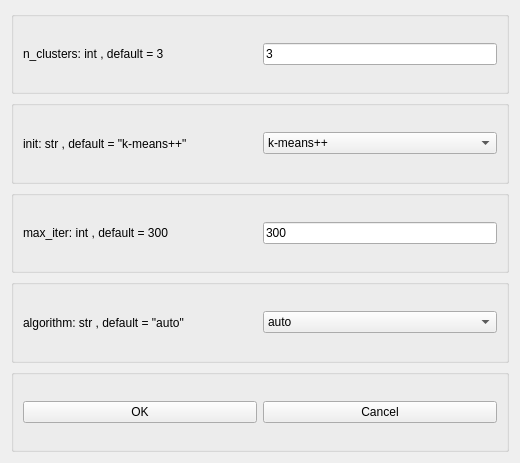
<?xml version="1.0" encoding="UTF-8"?>
<ui version="4.0">
 <class>Form</class>
 <widget class="QWidget" name="Form">
  <property name="geometry">
   <rect>
    <x>0</x>
    <y>0</y>
    <width>520</width>
    <height>463</height>
   </rect>
  </property>
  <property name="windowTitle">
   <string>KMean Parameters</string>
  </property>
  <layout class="QVBoxLayout" name="verticalLayout">
   <item>
    <widget class="QGroupBox" name="groupBox">
     <property name="title">
      <string/>
     </property>
     <layout class="QHBoxLayout" name="horizontalLayout">
      <item>
       <widget class="QLabel" name="n_clusters_text">
        <property name="text">
         <string>n_clusters: int , default = 3</string>
        </property>
       </widget>
      </item>
      <item>
       <widget class="QLineEdit" name="n_clusters">
        <property name="sizePolicy">
         <sizepolicy hsizetype="Minimum" vsizetype="Fixed">
          <horstretch>0</horstretch>
          <verstretch>0</verstretch>
         </sizepolicy>
        </property>
        <property name="text">
         <string>3</string>
        </property>
        <property name="clearButtonEnabled">
         <bool>false</bool>
        </property>
       </widget>
      </item>
     </layout>
    </widget>
   </item>
   <item>
    <widget class="QGroupBox" name="groupBox_2">
     <property name="title">
      <string/>
     </property>
     <layout class="QHBoxLayout" name="horizontalLayout_2">
      <item>
       <widget class="QLabel" name="init_text">
        <property name="text">
         <string>init: str , default = &quot;k-means++&quot;</string>
        </property>
       </widget>
      </item>
      <item>
       <widget class="QComboBox" name="init">
        <property name="sizePolicy">
         <sizepolicy hsizetype="Minimum" vsizetype="Fixed">
          <horstretch>0</horstretch>
          <verstretch>0</verstretch>
         </sizepolicy>
        </property>
        <item>
         <property name="text">
          <string>k-means++</string>
         </property>
        </item>
        <item>
         <property name="text">
          <string>random</string>
         </property>
        </item>
       </widget>
      </item>
     </layout>
    </widget>
   </item>
   <item>
    <widget class="QGroupBox" name="groupBox_3">
     <property name="title">
      <string/>
     </property>
     <layout class="QHBoxLayout" name="horizontalLayout_3">
      <item>
       <widget class="QLabel" name="max_iter_text">
        <property name="text">
         <string>max_iter: int , default = 300</string>
        </property>
       </widget>
      </item>
      <item>
       <widget class="QLineEdit" name="max_iter">
        <property name="sizePolicy">
         <sizepolicy hsizetype="Minimum" vsizetype="Fixed">
          <horstretch>0</horstretch>
          <verstretch>0</verstretch>
         </sizepolicy>
        </property>
        <property name="text">
         <string>300</string>
        </property>
       </widget>
      </item>
     </layout>
    </widget>
   </item>
   <item>
    <widget class="QGroupBox" name="groupBox_4">
     <property name="title">
      <string/>
     </property>
     <layout class="QHBoxLayout" name="horizontalLayout_4">
      <item>
       <widget class="QLabel" name="algorithm_text">
        <property name="text">
         <string>algorithm: str , default = &quot;auto&quot;</string>
        </property>
       </widget>
      </item>
      <item>
       <widget class="QComboBox" name="algorithm">
        <property name="sizePolicy">
         <sizepolicy hsizetype="Minimum" vsizetype="Fixed">
          <horstretch>0</horstretch>
          <verstretch>0</verstretch>
         </sizepolicy>
        </property>
        <item>
         <property name="text">
          <string>auto</string>
         </property>
        </item>
        <item>
         <property name="text">
          <string>lloyd</string>
         </property>
        </item>
        <item>
         <property name="text">
          <string>elkan</string>
         </property>
        </item>
        <item>
         <property name="text">
          <string>full</string>
         </property>
        </item>
       </widget>
      </item>
     </layout>
    </widget>
   </item>
   <item>
    <widget class="QGroupBox" name="groupBox_5">
     <property name="title">
      <string/>
     </property>
     <layout class="QHBoxLayout" name="horizontalLayout_5">
      <item>
       <widget class="QPushButton" name="OKButton">
        <property name="text">
         <string>OK</string>
        </property>
       </widget>
      </item>
      <item>
       <widget class="QPushButton" name="CancelButton">
        <property name="text">
         <string>Cancel</string>
        </property>
       </widget>
      </item>
     </layout>
    </widget>
   </item>
  </layout>
 </widget>
 <resources/>
 <connections>
  <connection>
   <sender>CancelButton</sender>
   <signal>clicked(bool)</signal>
   <receiver>Form</receiver>
   <slot>close()</slot>
   <hints>
    <hint type="sourcelabel">
     <x>381</x>
     <y>411</y>
    </hint>
    <hint type="destinationlabel">
     <x>259</x>
     <y>231</y>
    </hint>
   </hints>
  </connection>
 </connections>
</ui>
